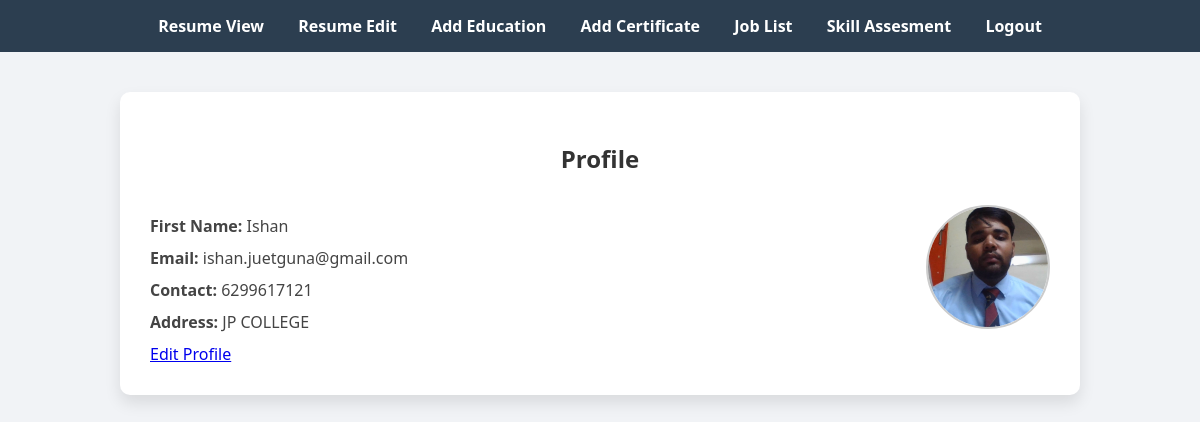
/jobapp/candidate_view (signed in), run on the app's committed database.
### jobapp/models.py (models this page shows, shortened)
class UserDetail(models.Model):
    user=models.OneToOneField(User,on_delete=models.CASCADE)
    name=models.CharField(max_length=100)
    contact=models.CharField(max_length=20)
    email=models.EmailField(null=True)
    address=models.TextField(null=True)
    profile_photo = models.ImageField(upload_to='profilephotos/', null=True, blank=True)

### jobapp/views.py (the view)
# urls.py: path('candidate_view',views.candidate_view,name='candidate_view'),
def candidate_view(request):
    try:
        user_detail=UserDetail.objects.get(user=request.user)
    except  UserDetail.DoesNotExist:
        user_detail = None
    return render(request,'candidate_view.html',{'user_detail':user_detail})

### jobapp/templates/candidate_view.html (shortened to what this page needs)
{% load static %}
<!DOCTYPE html>
<html lang="en">
<head>
    <link rel="stylesheet" href="{% static 'jobapp/style1.css' %}">
</head>
<body>
    <header>
        <nav>
            <a href="{% url 'resume_view' %}">Resume View</a>
            <a href="{% url 'resume_edit' %}">Resume Edit</a>
            <a href="{% url 'add_education' %}">Add Education</a>
            <a href="{% url 'add_certification' %}">Add Certificate</a>
            <a href="{% url 'job_list' %}">Job List</a>
            <a href="{% url 'select_subject' %}">Skill Assesment</a>
            <a href="{% url 'user_logout' %}">Logout</a>
        </nav>
    </header>
    <main class="main">
        <div class="details">
            {% block content %}
                <h2 class="center-heading">Profile</h2>
                {% if user_detail %}
                    <div class="profile-container">
                        <div class="profile-details">
                            <p><strong>First Name:</strong> {{ user_detail.name }}</p>
                            <p><strong>Email:</strong> {{ user_detail.email }}</p>
                            <p><strong>Contact:</strong> {{ user_detail.contact }}</p>
                            <p><strong>Address:</strong> {{ user_detail.address }}</p>
                            <a href="{% url 'candidate_edit' user.id %}">Edit Profile</a>
                        </div>
                        {% if user_detail.profile_photo %}
                            <div class="profile-photo">
                                <img src="{{ user_detail.profile_photo.url }}" alt="Profile Photo">
                            </div>
                        {% else %}
                            <p>No profile photo uploaded</p>
                        {% endif %}
                    </div>
                {% else %}
                    <p>No profile details found.</p>
                    <a href="{% url 'candidate_edit' user.id %}">Edit Profile</a>
                {% endif %}
            {% endblock %}
        </div>
    </main>
</body>
</html>

### jobapp/static/jobapp/style1.css (style rules this page uses)
body { font-family: 'Segoe UI', Tahoma, Geneva, Verdana, sans-serif; margin: 0; background: #f1f3f6; }
header nav { background-color: #2c3e50; padding: 15px; text-align: center; }
header nav a { color: #fff; text-decoration: none; margin: 0 15px; font-weight: bold; }
.main { padding: 40px; }
.center-heading { text-align: center; margin-bottom: 30px; color: #333; }
.details { background-color: #fff; padding: 30px; border-radius: 10px; max-width: 900px; margin: 0 auto; box-shadow: 0 8px 16px rgba(0, 0, 0, 0.1); }
.profile-container { display: flex; justify-content: space-between; align-items: flex-start; flex-wrap: wrap; gap: 20px; }
.profile-details { flex: 1; font-size: 16px; color: #444; }
.profile-details p { margin: 10px 0; }
.profile-photo { flex-shrink: 0; }
.profile-photo img { width: 120px; height: 120px; object-fit: cover; border-radius: 50%; border: 2px solid #ccc; }

### data on the page
UserDetail: name "Ishan", email "ishan.juetguna@gmail.com", contact "6299617121", address "JP COLLEGE", profile_photo (picture)
